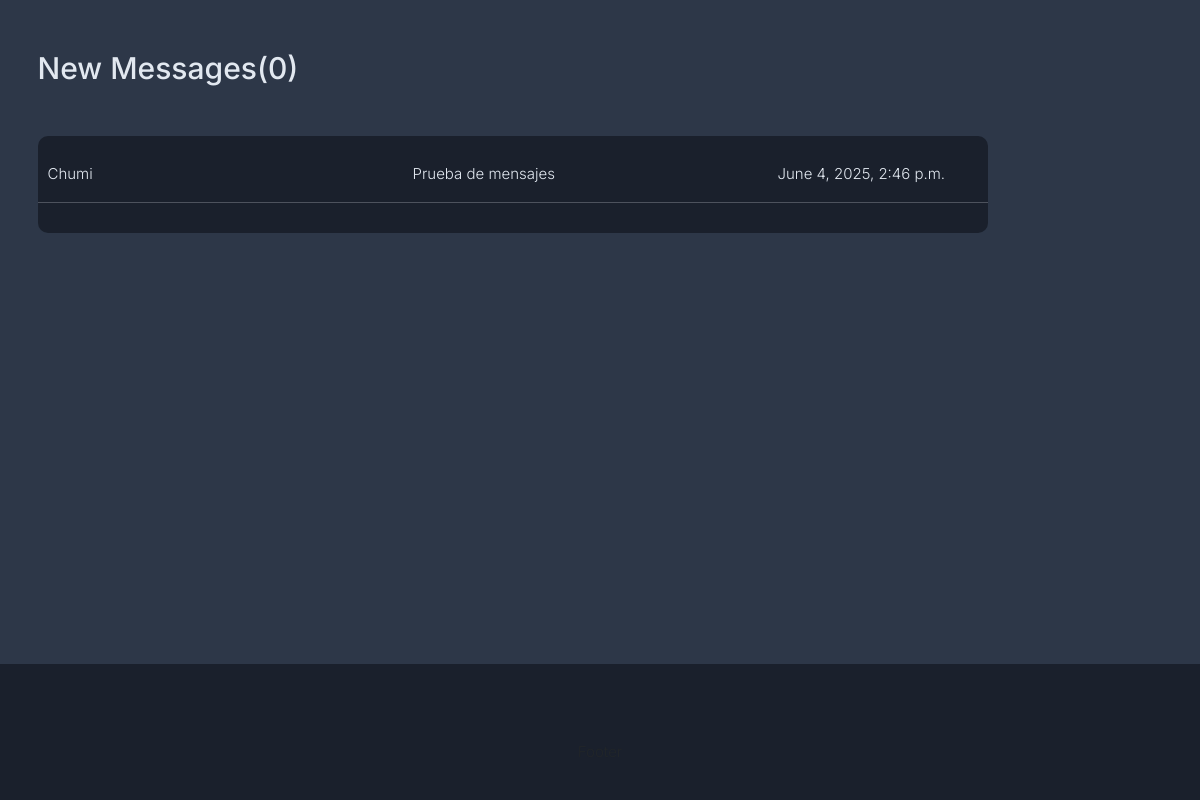
Page /inbox/ (signed in) on the earlier database version.
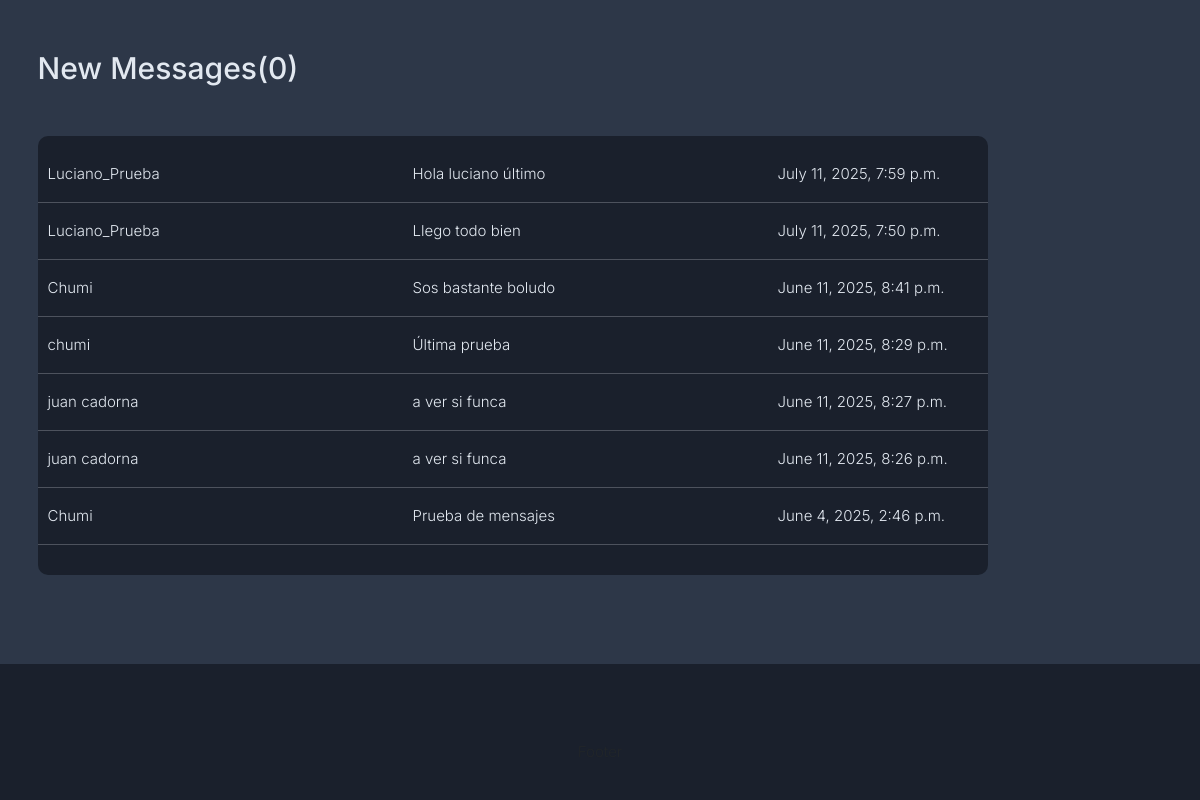
Same page on the later database version.
### users/models.py (models this page shows, shortened)
class Message(models.Model):
    sender = models.ForeignKey(Profile, on_delete=models.SET_NULL, null=True, blank=True, related_name='sent_messages')
    recipient = models.ForeignKey(Profile, on_delete=models.CASCADE, null=True, blank=True, related_name='received_messages')
    subject = models.CharField(max_length=200)
    body = models.TextField()
    name = models.CharField(max_length=200, null=True, blank=True)
    email = models.EmailField(max_length=200, null=True, blank=True)
    is_read = models.BooleanField(default = False)
    created = models.DateTimeField(auto_now_add= True)
    id = models.UUIDField(default = uuid.uuid4, unique = True, primary_key= True, editable=False)
    class Meta:
        ordering = ['is_read', '-created']
        indexes = [
        models.Index(fields=['sender', 'created']),
        models.Index(fields=['recipient', 'is_read', 'created']),
    ]

class Profile(models.Model):
    user = models.OneToOneField(User, on_delete= models.CASCADE, null= True, blank=True)
    name = models.CharField(max_length= 200, blank= True, null=True)
    username = models.CharField(max_length=200, null=True, blank = True)
    location = models.CharField(max_length=200, null=True, blank = True)
    email = models.EmailField(max_length= 500, null = True, blank = True)
    short_intro = models.CharField(max_length=200, null=True, blank = True)
    bio = models.TextField( null=True, blank = True)
    profile_image = models.ImageField( null=True, blank = True, upload_to='profiles/', default= 'profiles/user-default.png')
    social_github = models.CharField(max_length= 200, blank= True, null=True)
    social_twitter = models.CharField(max_length= 200, blank= True, null=True)
    social_linkedin = models.CharField(max_length= 200, blank= True, null=True)
    social_youtube = models.CharField(max_length= 200, blank= True, null=True)
    social_website = models.CharField(max_length= 200, blank= True, null=True)
    created = models.DateTimeField(auto_now_add= True)
    id = models.UUIDField(default = uuid.uuid4, unique = True, primary_key= True, editable=False)

### users/views/messages_views.py (the view)
# urls.py: path('inbox/', messages_views.inbox, name = 'inbox'),
def inbox(request):
    profile = request.user.profile
    messages_request = profile.received_messages.all()
    unread_messages_count = profile.received_messages.filter(is_read = False).count()
    context = {'messages_request': messages_request, 'unread_messages_count': unread_messages_count}
    return render(request, 'users/inbox.html', context)

### users/templates/users/inbox.html
{% extends 'base.html' %}
{% block content %}
<main class="main  ">
  <div class="container" >
    <div class="inbox">
      <h3 class="inbox__title ">New Messages(<span>{{unread_messages_count}}</span>)</h3>
      <ul class="messages" >
        {% for message in messages_request %}
        {%  if message.is_read == False %}
        <li class="message message--unread" >
          {% else  %}
          <li class="message">
          {% endif %}
          <a href="{% url 'message' message.id %}" >
            <span class="message__author " > {% if message.sender.name %} {{message.sender.name|title}} {% else %} {{message.name}} {% endif %}</span>
            <span class="message__subject">{{message.subject}}</span>
            <span class="message__date"> {{message.created}}</span>
          </a>
        </li>
        <hr>
        {% endfor %}
      </ul>
    </div>
  </div>
</main>
{% endblock %}

### templates/base.html (shortened to what this page needs)
<!DOCTYPE html>
{% load static %}
<html lang="en">
<head>
    <link href="https://cdn.jsdelivr.net/npm/bootstrap@5.3.3/dist/css/bootstrap.min.css" rel="stylesheet"
>
    <link rel="stylesheet" href="{% static 'css/styles.css' %}">
</head>
<body  class="inter-2">
    {% block content %}
    {% endblock content %}
    {% include "footer.html" %}
</body>
</html>

### templates/footer.html
<footer class="footer">
    <div class="container-fluid ">
        <div class="row">
            <div class="col ">Footer</div>
        </div>
    </div>
</footer>

### static/css/base/_variables.css (style rules this page uses)
:root { --bg-color: #2D3748; --bg-color-light: #EDF2F7; --card-bg: #3C4A63; --nav-color: #1A202C; --btn-color: #5A67D8; --accent-color: #718096; --text-main: #E2E8F0; --text-dark: #2D3748; --hover: #7f9cf5e4; --success: #38A169; --success-bg: #E6FFFA; --error: #E53E3E; --error-bg: #FFF5F5; }

### static/css/components/_footer.css (style rules this page uses)
.footer { background-color: var(--nav-color); color: var(--color-text); width: 100%; text-align: center; padding: 4rem; }

### static/css/components/_utilities.css (style rules this page uses)
.container, .container-fluid { margin-top: 4rem; }

### users/static/users/css/inbox.css (style rules this page uses)
.inbox__title { margin-bottom: 5rem; color: var(--text-main); font-size: 3rem; }
.messages { background-color: var(--nav-color); padding: 2rem 0; max-width: 95rem; border-radius: 10px; }
.messages hr { color: var(--text-main); }
.messages li { list-style: none; }
.messages a { color: var(--text-main); list-style: none; text-decoration: none; display: flex; justify-content: space-between; padding: 1rem; }
.message__author, .message__subject, .message__date { width: 200px; text-align: left; }

Differences in the rows shown:
added Message: sender.name "Luciano_Prueba", subject "Hola luciano último", created "July 11, 2025, 7:59 p.m."
added Message: sender.name "Luciano_Prueba", subject "Llego todo bien", created "July 11, 2025, 7:50 p.m."
added Message: sender.name "Chumi", subject "Sos bastante boludo", created "June 11, 2025, 8:41 p.m."
added Message: name "chumi", subject "Última prueba", created "June 11, 2025, 8:29 p.m."
added Message: name "juan cadorna", subject "a ver si funca", created "June 11, 2025, 8:27 p.m."
added Message: name "juan cadorna", subject "a ver si funca", created "June 11, 2025, 8:26 p.m."
